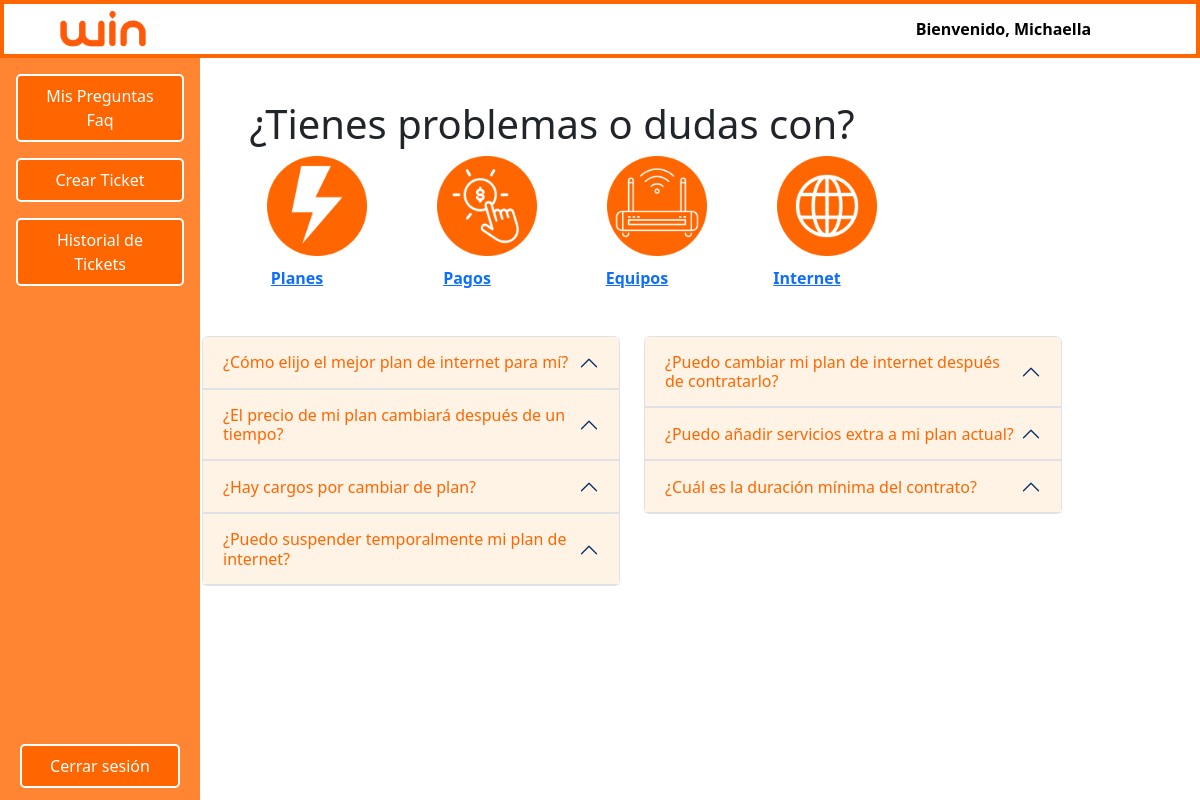
Page /Menu_Cliente.php?categoria=Pl (signed in) on the committed database.
### tables this page shows
CREATE TABLE `cliente` (
  `id_Cliente` int(11) NOT NULL,
  `Id_plan` int(11) DEFAULT NULL,
  `Id_equipo` int(11) NOT NULL,
  `Nombre` varchar(20) NOT NULL,
  `Apellidos` varchar(20) NOT NULL,
  `Email_C` varchar(40) NOT NULL CHECK (`Email_C` like '%_@__%.__%'),
  `Clave_C` varchar(18) NOT NULL,
  `Direccion` varchar(50) NOT NULL,
  `Telefono` char(9) DEFAULT NULL
);

CREATE TABLE `articulo_faq` (
  `id_FAQ` int(11) NOT NULL,
  `id_moderador` int(11) DEFAULT NULL,
  `Titulo` varchar(100) NOT NULL,
  `Contenido` text NOT NULL,
  `Categoria` enum('Pl','Pa','Eq','In','O') DEFAULT NULL,
  `Fecha_Publicacion` datetime DEFAULT current_timestamp()
);

### Menu_Cliente.php (the view, shortened to what this page needs)
<?php
$conexion = mysqli_connect("localhost", "root", "root", "soporte");
$categoria = isset($_GET['categoria']) ? $_GET['categoria'] : '';
$usuario = $_SESSION['usuario'];
$sql = "SELECT Nombre FROM cliente WHERE Email_C = '$usuario'";
$resultnombre = mysqli_query($conexion, $sql);
$row = mysqli_fetch_assoc($resultnombre);
$nombre_cliente = $row['Nombre'];
if ($categoria && $categoria != 'Pe') {
    $sql = "SELECT * FROM articulo_faq WHERE Categoria LIKE '{$categoria}%'";
} else {
    $sql = "SELECT * FROM articulo_faq";
}
$result = mysqli_query($conexion, $sql);
?>
<link rel="stylesheet" href="cssCliente\styleMenu_Cliente.css">
<!DOCTYPE html>
<html lang="en">
<head>
    <link href="https://cdn.jsdelivr.net/npm/bootstrap@5.3.3/dist/css/bootstrap.min.css" rel="stylesheet">
</head>
<body>
<header>
    <img class="img" src="images/win2.png" alt="">
    <div class="welcome">Bienvenido,  <?php echo htmlspecialchars($nombre_cliente); ?></div>
</header>
<div class="container">
    <nav>
        <ul>
            <li><a href="#">Mis Preguntas Faq</a></li>
            <li><a href="Menu_crear_ticket.php">Crear Ticket</a></li>
            <li><a href="Menu_historial_ticket.php">Historial de Tickets </a></li>
        </ul>
        <div class="logout">
            <a href="logout.php">Cerrar sesión</a>
        </div>
    </nav>
    <div class="Problemas">
    <div class="fila2">
        <h1 class="titulo">¿Tienes problemas o dudas con?</h1>
        <div class="iconos-contenedor">
            <a href="Menu_Cliente.php?categoria=Pl">
                <div class="icono">
                    <img src="images/con-planes.png" alt="con-planes">
                    <p>Planes</p>
                </div>
            </a>
            <a href="Menu_Cliente.php?categoria=Pa">
                <div class="icono">
                    <img src="images/con-pagos.png" alt="con-pagos">
                    <p>Pagos</p>
                </div>
            </a>
            <a href="Menu_Cliente.php?categoria=Eq">
                <div class="icono">
                    <img src="images/con-equipos.png" alt="con-equipos">
                    <p>Equipos</p>
                </div>
            </a>
            <a href="Menu_Cliente.php?categoria=In">
                <div class="icono">
                    <img src="images/con-internet.png" alt="con-internet">
                    <p>Internet</p>
                </div>
            </a>
    </div>
    </div>
    <div class="fila3">
        <div class="row">
            <div class="col-md-6">
                <div class="accordion" id="faqAccordionLeft">
                    <?php
                    $contador = 1;
                    while ($mostrar = mysqli_fetch_array($result)) {
                        if ($contador % 2 != 0) { ?>
                            <div class="accordion-item">
                                <h2 class="accordion-header" id="heading<?php echo $contador; ?>">
                                    <button class="accordion-button" type="button" data-bs-toggle="collapse" data-bs-target="#collapse<?php echo $contador; ?>" aria-expanded="true" aria-controls="collapse<?php echo $contador; ?>">
                                        <?php echo htmlspecialchars($mostrar['Titulo']); ?>
                                    </button>
                                </h2>
                            </div>
                    <?php }
                        $contador++;
                    } ?>
                </div>
            </div>
            <div class="col-md-6">
                <div class="accordion" id="faqAccordionRight">
                    <?php
                    $contador = 1;
                    mysqli_data_seek($result, 0);
                    while ($mostrar = mysqli_fetch_array($result)) {
                        if ($contador % 2 == 0) { ?>
                            <div class="accordion-item">
                                <h2 class="accordion-header" id="heading<?php echo $contador; ?>">
                                    <button class="accordion-button" type="button" data-bs-toggle="collapse" data-bs-target="#collapse<?php echo $contador; ?>" aria-expanded="true" aria-controls="collapse<?php echo $contador; ?>">
                                        <?php echo htmlspecialchars($mostrar['Titulo']); ?>
                                    </button>
                                </h2>
                            </div>
                    <?php }
                        $contador++;
                    } ?>
                </div>
            </div>
        </div>
    </div>
</div>
</body>
</html>

### cssCliente/styleMenu_Cliente.css (style rules this page uses)
:root { --primary-orange: #FF6600; --secondary-orange: #FF8533; --dark-orange: #CC5200; --light-orange: #FFE0CC; --white: #FFFFFF; --black: #000000; }
body { font-family: Arial, sans-serif; margin: 0; padding: 0; background-color: #FFFFFF; color: var(--black); }
header { background-color: white; color: var(--white); padding: 0.3rem; display: flex; justify-content: space-between; align-items: center; border: 4px solid #FF6600; z-index: 1000; position: fixed; width: 100%; }
img { height: 40px; margin-left: 40px; }
.container { display: flex; height: 100vh; }
.fila3 { margin-left: 160px; }
nav { position: fixed; width: 200px; top: 0; left: 0; bottom: 0; height: 100%; background-color: var(--secondary-orange); padding: 1rem; overflow-y: auto; margin-top: 58px; }
.logout { position: absolute; bottom: 15px; left: 0; right: 10; margin-bottom: 55px; width: 160px; margin-left: 20px; }
nav ul { list-style-type: none; padding: 0; }
nav ul li { margin-bottom: 1rem; }
nav ul li a, .logout a { text-decoration: none; color: var(--white); background-color: var(--primary-orange); padding: 0.5rem 1rem; border-radius: 5px; display: block; text-align: center; border: 2px solid var(--white); transition: all 0.3s ease; }
.welcome { color: #000000; margin-right: 100px; font-weight: bold; }
.accordion-button:not(.collapsed) { background-color: #FFF3E5 !important; color: #FF6600 !important; }
.accordion-button { background-color: #FFF3E5 !important; color: #FF6600 !important; }
.fila2 { margin-top: 100px; text-align: center; margin-bottom: 30px; }
.iconos-contenedor { display: flex; justify-content: center; align-items: center; gap: 20px; }
.icono { width: 150px; text-align: center; }
.icono img { width: 100px; height: 100px; }
.icono p { margin-top: 10px; font-size: 16px; font-weight: bold; }
.Problemas { max-width: 1020px; }

### rows in the picture
cliente: Nombre "Michaella"
articulo_faq: Titulo "¿Cómo elijo el mejor plan de internet para mí?"
articulo_faq: Titulo "¿El precio de mi plan cambiará después de un tiempo?"
articulo_faq: Titulo "¿Hay cargos por cambiar de plan?"
articulo_faq: Titulo "¿Puedo suspender temporalmente mi plan de internet?"
articulo_faq: Titulo "¿Puedo cambiar mi plan de internet después de contratarlo?"
articulo_faq: Titulo "¿Puedo añadir servicios extra a mi plan actual?"
articulo_faq: Titulo "¿Cuál es la duración mínima del contrato?"
